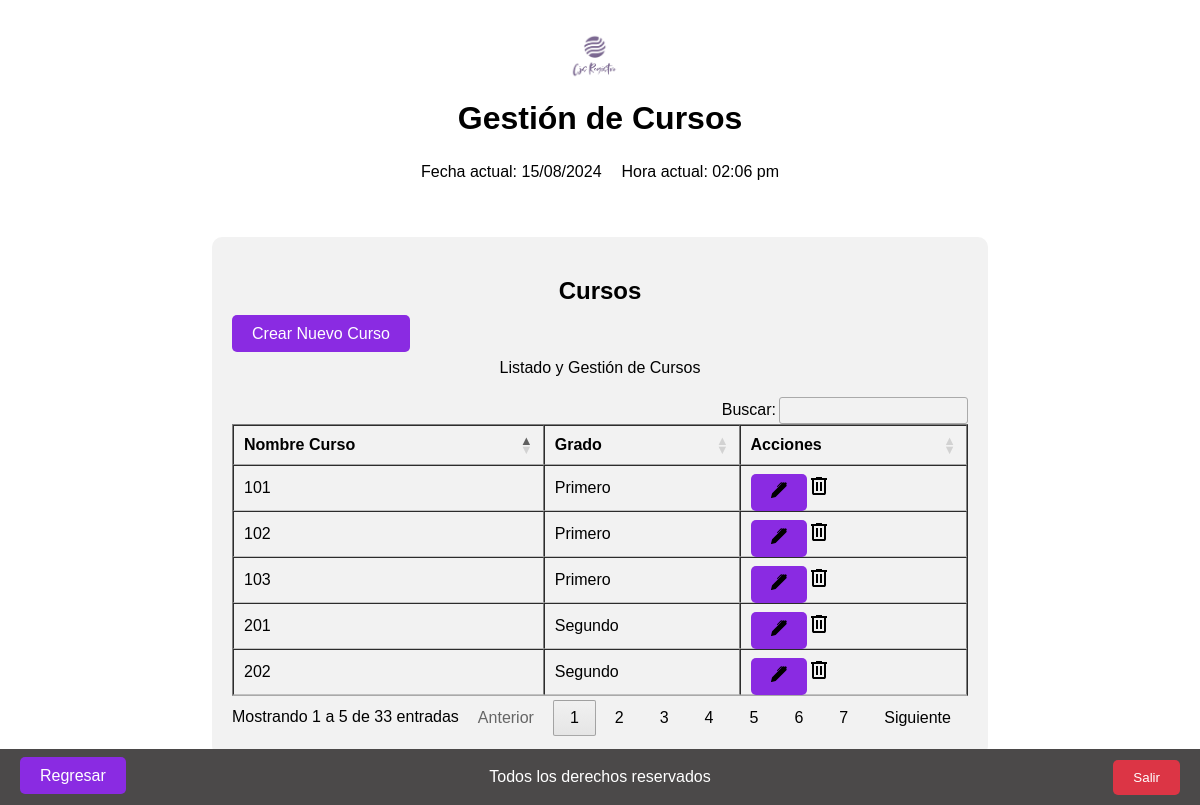
/views/administrador/cursos/index.php, run on the app's committed database.
### tables this page shows
CREATE TABLE `cursos` (
  `ID_curso` int(11) NOT NULL,
  `Nombre_curso` varchar(50) DEFAULT NULL,
  `ID_grado` int(11) DEFAULT NULL
);

CREATE TABLE `grados` (
  `ID_grado` int(11) NOT NULL,
  `Nombre_grado` varchar(50) DEFAULT NULL
);

### views/administrador/cursos/index.php (the view, shortened to what this page needs)
<?php
require_once '../../../config/db.php';
$query = "SELECT cursos.ID_curso, cursos.Nombre_curso, grados.Nombre_grado
          FROM cursos
          JOIN grados ON cursos.ID_grado = grados.ID_grado";
$result = $db->query($query);
?>
<!DOCTYPE html>
<html lang="es">
<head>
    <link rel="stylesheet" type="text/css" href="../../../assets/styles.css">
    <link rel="stylesheet" type="text/css" href="https://cdn.datatables.net/1.12.1/css/jquery.dataTables.css">
    <link rel="stylesheet" type="text/css" href="https://cdn.datatables.net/buttons/2.3.6/css/buttons.dataTables.min.css">
</head>
<body>
    <header>
        <div class="logo-container">
            <img src="../../../assets/Logo.png" alt="Logo de la empresa" class="logo">
        </div>
        <div class="title">
            <h1>Gestión de Cursos</h1>
        </div>
        <div class="datetime">
            <?php
                $fechaActual = date("d/m/Y");
                $horaActual = date("h:i a");
            ?>
            <div class="datetime">
                <div class="fecha">
                    <p>Fecha actual: <?php echo $fechaActual; ?></p>
                </div>
                <div class="hora">
                    <p>Hora actual: <?php echo $horaActual; ?></p>
                </div>
            </div>
        </div>
    </header>
    <section class="admin">
        <div class="subtitulo-admin">
            <h2>Cursos</h2>
        </div>
        <div class="crear-curso">
            <a href="/dashboard/cjs/views/administrador/cursos/create.php" class="button boton-centrado">Crear Nuevo Curso</a>
        </div>
        <section class="cursos" id="section-cursos">
            <div class="descripcion-ambiente">
                <p>Listado y Gestión de Cursos</p>
            </div>
            <div class="tabla-cursos tabla-scroll">
                <table class="table table-striped table-dark table_id" border="1" id="tabla-cursos">
                    <thead>
                        <tr>
                            <th>Nombre Curso</th>
                            <th>Grado</th>
                            <th>Acciones</th>
                        </tr>
                    </thead>
                    <tbody>
                        <?php
                        if ($result->rowCount() > 0) {
                            while ($row = $result->fetch(PDO::FETCH_ASSOC)) {
                                echo "<tr>";
                                echo "<td>" . htmlspecialchars($row['Nombre_curso']) . "</td>";
                                echo "<td>" . htmlspecialchars($row['Nombre_grado']) . "</td>";
                                echo "<td>";
                                $url_update = '/dashboard/cjs/views/administrador/cursos/update.php?id=' . $row['ID_curso'];
                                echo "<a href='" . htmlspecialchars($url_update) . "' class='boton-modificar'><img src='../../../assets/editar.svg' alt='Editar'></a>";
                                echo "<a href='#' class='boton-eliminar' data-id='" . $row['ID_curso'] . "'><img src='../../../assets/eliminar.svg' alt='Eliminar'></a>";
                                echo "</td>";
                                echo "</tr>";
                            }
                        } else {
                            echo "<tr><td colspan='3'>No hay cursos registrados</td></tr>";
                        }
                        ?>
                    </tbody>
                </table>
            </div>
            <div class="regresar">
                <a href="http://localhost/dashboard/cjs/views/administrador/index.php" class="button boton-centrado" id="btn-regresar">Regresar </a>
            </div>
            <div class="salir">
                <button id="btn_salir">Salir</button>
            </div>
        </section>
    </section>
    <footer>
        <p>Todos los derechos reservados</p>
    </footer>
</body>
</html>

### assets/styles.css (style rules this page uses)
body { margin: 5px 0 0 0; padding: 0; display: flex; flex-direction: column; align-items: center; justify-content: center; min-height: 100vh; font-family: Arial, sans-serif; }
header { display: flex; flex-direction: column; align-items: center; justify-content: space-between; margin-bottom: 20px; }
header h1 { margin-bottom: 10px; }
.logo-container { display: flex; align-items: center; margin-right: 10px; }
.logo { width: 50px; height: auto; }
.datetime { display: flex; justify-content: space-between; margin-bottom: 0px; }
.datetime .fecha { margin-right: 10px; }
.datetime .hora { margin-left: 10px; }
footer { position: fixed; bottom: 0; left: 0; width: 100%; background-color: #4b4949; color: #fff; text-align: center; padding: 3px 0; }
.admin { background-color: #f2f2f2; padding: 20px; border-radius: 10px; margin: 20px; min-height: 250px; }
.subtitulo-admin { text-align: center; margin-bottom: 20px; }
.descripcion-ambiente { text-align: center; margin-bottom: 20px; }
.boton-modificar, .boton-generar-qr, .boton-habilitar, .boton-inhabilitar, .boton-centrado { background-color: #8A2BE2; color: white; padding: 10px 20px; border: none; border-radius: 5px; text-decoration: none; }
.salir { position: fixed; bottom: 10px; right: 20px; z-index: 1; }
#btn_salir { background-color: #dc3545; color: white; padding: 10px 20px; border: none; border-radius: 5px; cursor: pointer; }
.regresar { position: fixed; bottom: 20px; left: 20px; z-index: 1; }
button { background-color: #4CAF50; color: white; padding: 10px 20px; border: none; border-radius: 5px; cursor: pointer; transition: background-color 0.3s; }

### data on the page
cursos: Nombre_curso "101", ID_grado.Nombre_grado "Primero"
cursos: Nombre_curso "102", ID_grado.Nombre_grado "Primero"
cursos: Nombre_curso "103", ID_grado.Nombre_grado "Primero"
cursos: Nombre_curso "201", ID_grado.Nombre_grado "Segundo"
cursos: Nombre_curso "202", ID_grado.Nombre_grado "Segundo"
